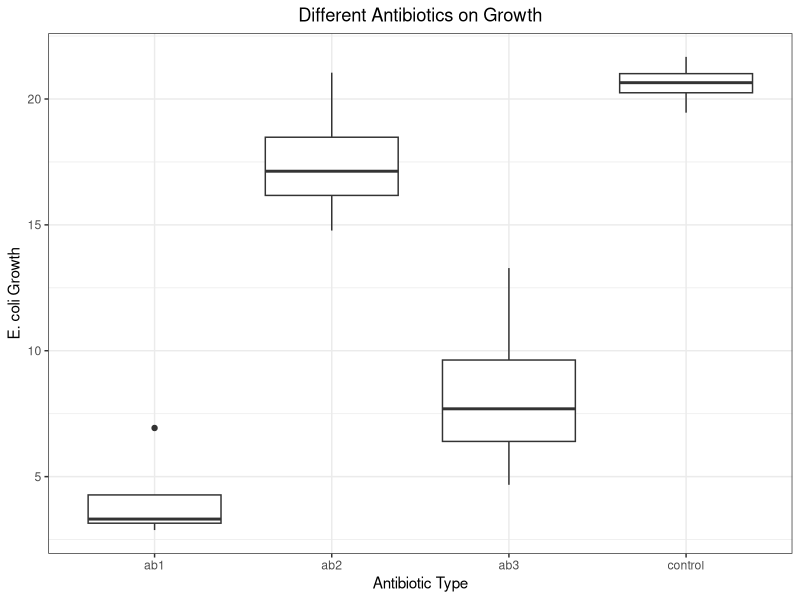
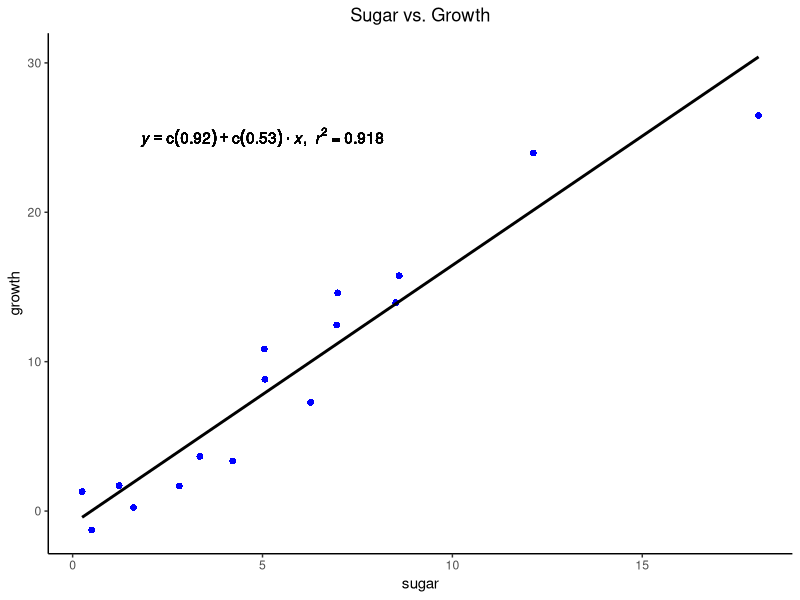

Reproduce these figures in R, in order.
## ---- chunk 1
#### Linear plot of antibiotics effects on growth of E. coli ####

library(ggplot2)

antibiotics <- read.csv("antibiotics.csv")
      
plot1 <- ggplot(antibiotics, aes(x = trt, y = growth)) +
      geom_boxplot() + 
      theme_bw() + 
      xlab("Antibiotic Type") + ylab("E. coli Growth") +
      theme(plot.title = element_text(hjust = 0.5)) + # Centers the title
      ggtitle("Different Antibiotics on Growth")
                        
plot1

## ---- chunk 2

## ---- chunk 3
#### Linear plot of sugar effects on growth with line equation and R2 ####

sugardata <- read.csv(file = "sugar.csv", header=TRUE)

plot2 <- ggplot(data = sugardata, aes(x = sugar, y = growth))+
  geom_point(color = "blue1", shape = 16, size = 2) +
  theme_classic() +
  xlab("sugar") + ylab("growth") +
  ggtitle("Sugar vs. Growth") +
  theme(plot.title = element_text(hjust = 0.5)) + #Centers the title
  stat_smooth(method = "lm", se=FALSE, color="black") + #Adds a trend line, se=FALSE gets rid of cloud around trendline.
  geom_text(aes(x = 5, y = 25, label = lm_eqn1(lm(sugar ~ growth, sugardata))), parse = TRUE) # Adds the values for the R2 value and equation of the trendline to the coordinates x and y

m= lm(sugar ~ growth, sugardata)

lm_eqn1 = function(m) {       #Function to calculate and add R2 value and equation of the trendline to plot
  
  l <- list(a = format(coef(m)[1], digits = 2),
            b = format(abs(coef(m)[2]), digits = 2),
            r2 = format(summary(m)$r.squared, digits = 3));
  
  if (coef(m)[2] >= 0)  {
    eq <- substitute(italic(y) == a + b %.% italic(x)*","~~italic(r)^2~"="~r2,l)
  } else {
    eq <- substitute(italic(y) == a - b %.% italic(x)*","~~italic(r)^2~"="~r2,l)    
  }
  
  as.character(as.expression(eq));                 
}

plot2
